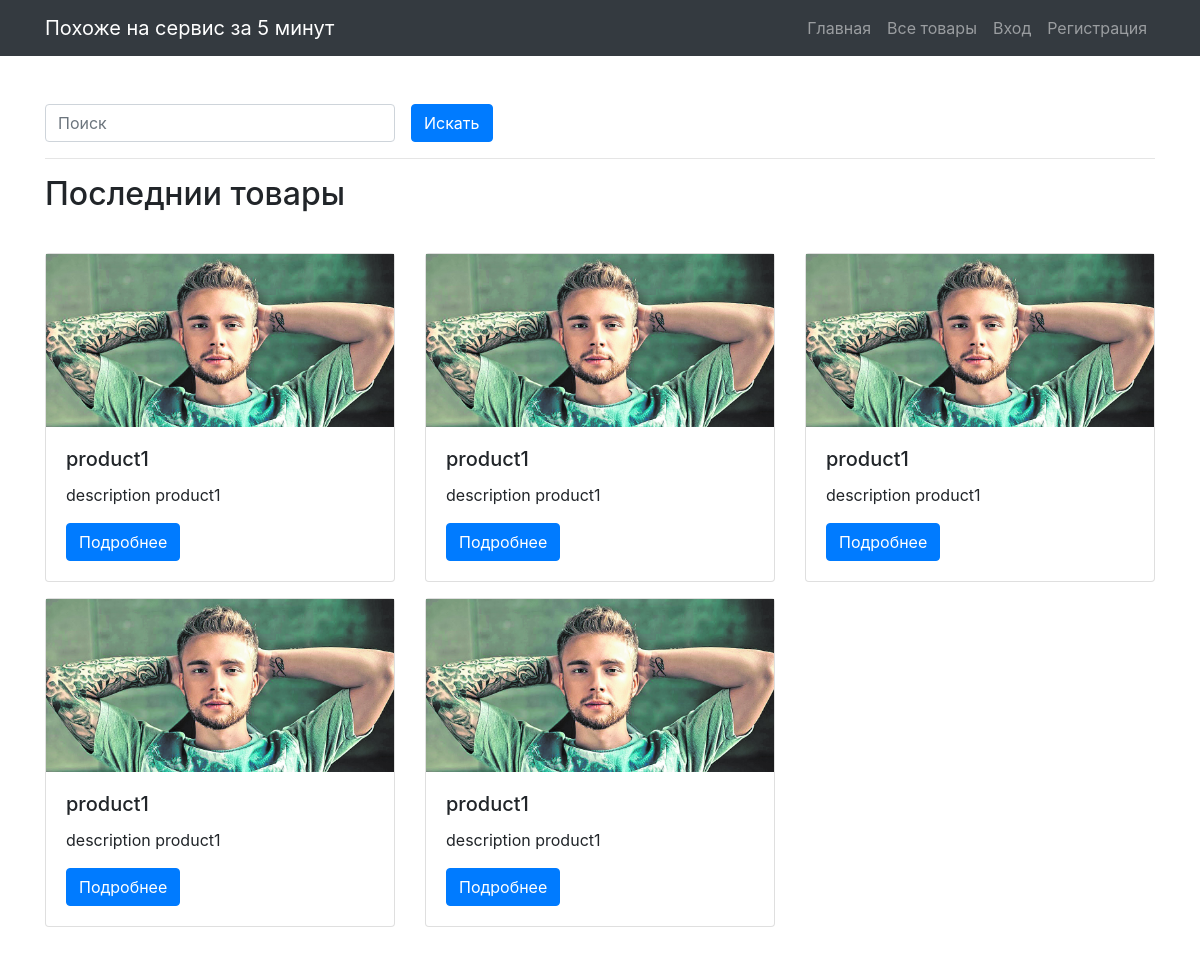
The page / on the database its author committed.
### shop/models.py (models this page shows, shortened)
class Product(models.Model):
    title = models.CharField(max_length=255, verbose_name='title')
    description = models.TextField(verbose_name='description')
    image = models.FileField(upload_to='products', verbose_name='image')
    @property
    def get_image(self):
        if self.image and hasattr(self.image, 'url'):
            return self.image.url

### shop/views.py (the view)
# urls.py: path('', HomeIndexView.as_view(), name="home.index"),
class HomeIndexView(ListView):
    template_name = 'home/index.html'
    context_object_name = 'products'
    def get_queryset(self):
        return Product.objects.order_by('-id')[:5]

### shop/templates/home/index.html (shortened to what this page needs)
{% extends 'layouts/base.html' %}
{% block content %}
<form class="form-inline" action="{% url 'products.search' %}">
    <input type="text" class="form-control" style="width: 350px" name="search" placeholder="Поиск">
    <button class="btn btn-primary ml-3">Искать</button>
</form>
<hr>
<div class="wrap">
    <h2>Последнии товары</h2>
    <div class="row mt-4">
        {% for product in products %}
        <div class="col-12 col-md-4 mt-3">
            <div class="card">
                <img src="{{ product.get_image }}" style="max-height: 250px; object-fit: cover">
                <div class="card-body">
                    <h5 class="card-title">{{ product.title }}</h5>
                    <p class="card-text">{{ product.description }}</p>
                    <a href="{% url 'products.show' product.id %}" class="btn btn-primary">Подробнее</a>
                </div>
            </div>
        </div>
        {% endfor %}
    </div>
</div>
{% endblock %}

### rows shown on the page
Product: get_image (picture), title "product1", description "description product1"
Product: get_image (picture), title "product1", description "description product1"
Product: get_image (picture), title "product1", description "description product1"
Product: get_image (picture), title "product1", description "description product1"
Product: get_image (picture), title "product1", description "description product1"
